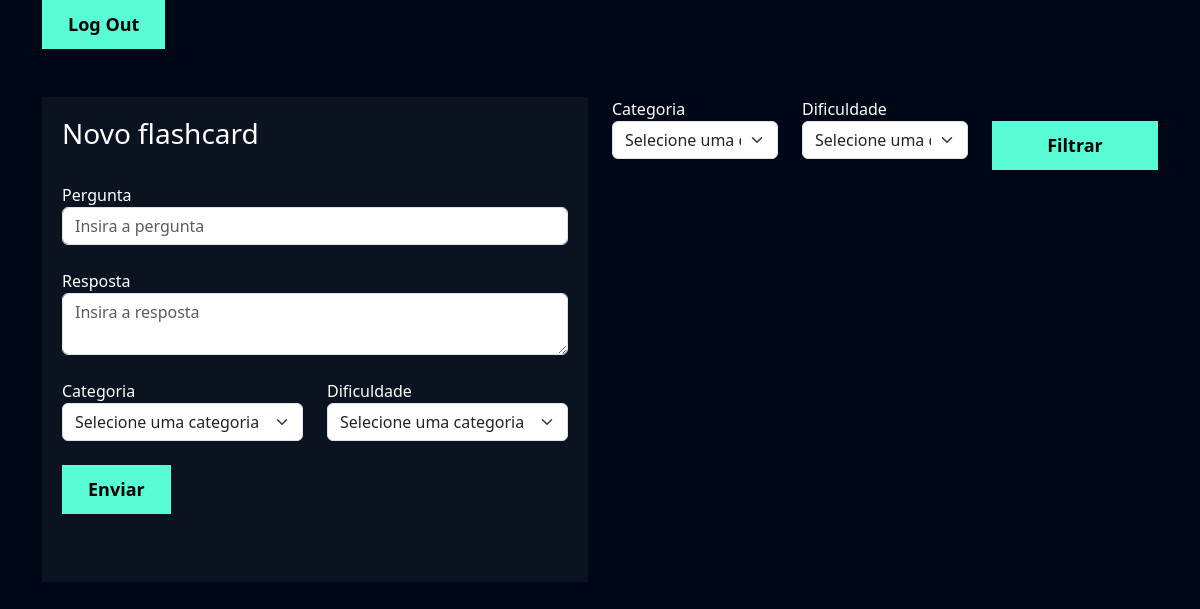
The page /flashcards/ (signed in) on the database as committed earlier.
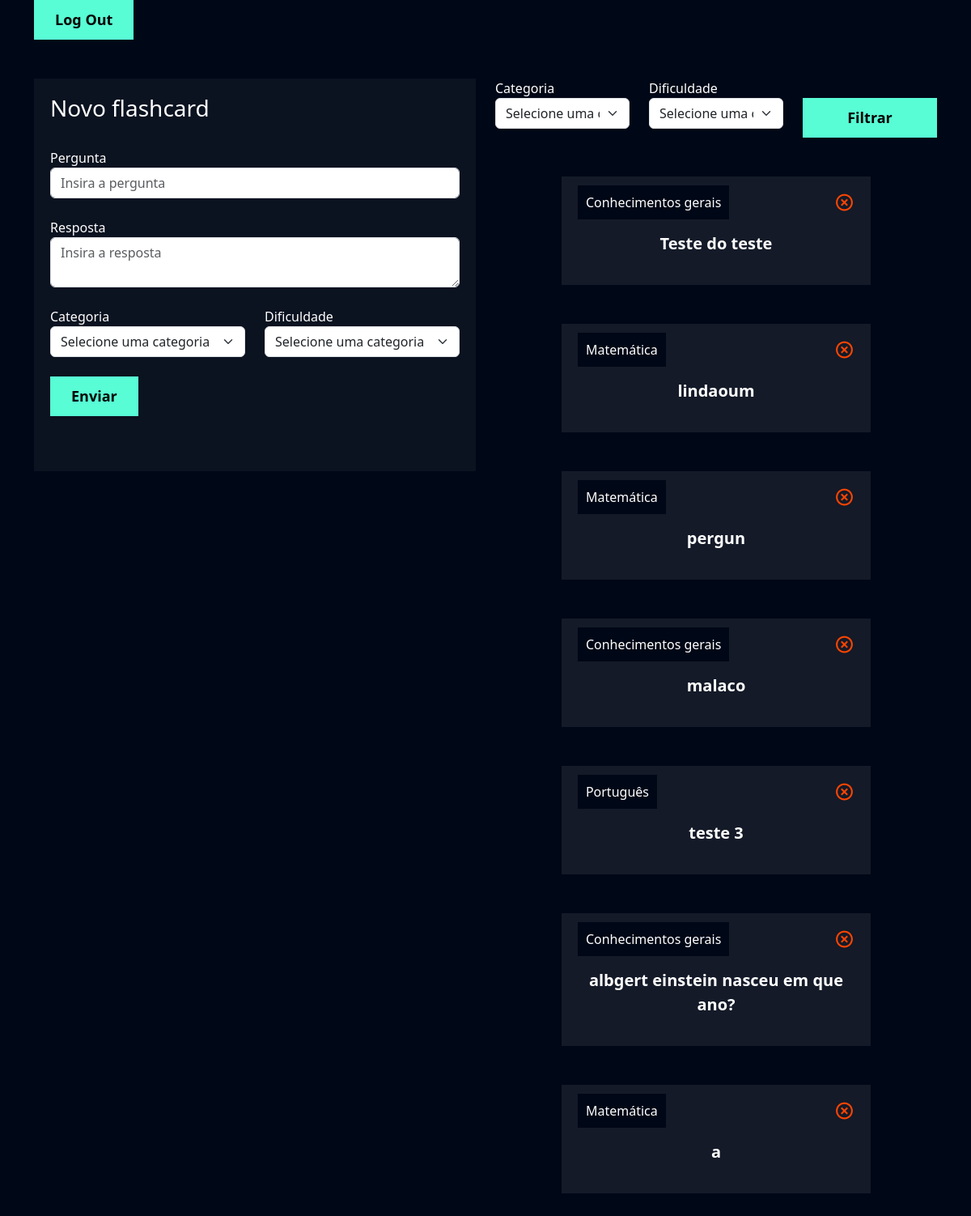
The same page on the database as committed later.
### flashcards/models.py (models this page shows, shortened)
class Flashcard(models.Model):
 DIFICULDADE_CHOICES = (('D', 'Difícil'), ('M', 'Médio'), ('F', 'Fácil'))
 user = models.ForeignKey(User, on_delete=models.DO_NOTHING)
 pergunta = models.CharField(max_length=100)
 resposta = models.TextField()
 categoria = models.ForeignKey(Categoria, on_delete=models.DO_NOTHING)
 dificuldade = models.CharField(max_length=1, choices=DIFICULDADE_CHOICES)

class Categoria(models.Model):
    nome = models.CharField(max_length=30)
    def __str__(self):
        return self.nome

### flashcards/views.py (the view, shortened to what this page needs)
# urls.py: path('', views.flash, name='flashcards'),
def flash(request):
    if not request.user.is_authenticated:
        return redirect('/autentication/logar')
    if request.method == "GET":
        categoria = Categoria.objects.all()
        dificuldade = Flashcard.DIFICULDADE_CHOICES
        categoriaFiltro = request.GET.get('categoriaFiltro')
        dificuldadeFiltro = request.GET.get('dificuldadeFiltro')
        flashs = None
        if (not categoriaFiltro == "" and not dificuldadeFiltro == "" and not categoriaFiltro == None and not dificuldadeFiltro == None):
            flashs = Flashcard.objects.filter(user_id=request.user.id, categoria_id=categoriaFiltro, dificuldade=dificuldadeFiltro)
        elif (categoriaFiltro == "" and not dificuldadeFiltro == ""):
            flashs = Flashcard.objects.filter(user_id=request.user.id, dificuldade=dificuldadeFiltro)
        elif (not categoriaFiltro == "" and  dificuldadeFiltro == ""):
            flashs = Flashcard.objects.filter(user_id=request.user.id, categoria_id=categoriaFiltro)
        else:
            flashs = Flashcard.objects.filter(user_id=request.user.id)
        return render(request, 'flashcards.html', {'categoria': categoria, 'dificuldade': dificuldade, 'flashs': flashs})

### flashcards/templates/flashcards.html (shortened to what this page needs)
{% extends "base.html" %}
{% load static %}
{% block 'cabecalho' %}
<link href='https://unpkg.com/boxicons@2.1.4/css/boxicons.min.css' rel='stylesheet'>
 <link href="{% static 'flashcards/css/flashcards.css' %}" rel="stylesheet">
 <link href="{% static 'autentication/css/autentication.css' %}" rel="stylesheet">
{% endblock 'cabecalho' %}
{% block 'conteudo' %}
 <div class="container">
    <form action="{% url 'logout' %}" method="GET">
        <input type="submit" class='btn-cadastro' value='Log Out'/>
    </form>
 <br>
 <br>
 <div class="row">
 <div class="col-md">
 <div class="box-form">
 <form action="{% url 'flashcards' %}" method="POST"> {% csrf_token %}
 <h3>Novo flashcard</h3>
 <br>
<label>Pergunta</label>
 <input type="text" required class="form-control" placeholder="Insira a pergunta" name="pergunta">
 <br>
<label>Resposta</label>
 <textarea class="form-control" required placeholder="Insira a resposta" name="resposta"></textarea>
 <br>
<div class="row">
 <div class="col-md">
 <label for="">Categoria</label>
 <select required class="form-select" name="categoria">
    <option value=''>Selecione uma categoria</option>
 </select>
 </div>
<div class="col-md">
 <label for="">Dificuldade</label>
 <select required class="form-select" name="dificuldade">
    <option value=''>Selecione uma categoria</option>
 </select>
 </div>
 </div>
<br>
<input type="submit" value="Enviar" class="btn-cadastro">
 <br>
<br>
<br>
 </form>
 </div>
 </div>
 <div class="col-md">
    <form action={% url 'flashcards' %} method="GET">
    <div class="row">
    <div class="col-md">
    <label for="">Categoria</label>
    <select name="categoriaFiltro" id="" class="form-select">
        <option  value=''>Selecione uma categoria</option>
    </select>
    </div>
    <div class="col-md">
    <label for="">Dificuldade</label>
    <select name="dificuldadeFiltro" id="" class="form-select">
        <option value=''>Selecione uma categoria</option>
    </select>
    </div>
    <div class="col-md">
    <br>
    <input type="submit" style="width: 100%" value="Filtrar" class="btn-cadastro">
    </div>
    </div>
    </form>
 <br>
 <br>
 {% for f in flashs%}
    <div class="box-new-flashcard" onclick="flip_card({{f.id}})">
        <div class="flashcard ">
            <div class="flashcard-categoria">
                {{f.categoria}}
            </div>
                <a href="/flashcards/deletarFlashCards/{{f.id}}"><i class='icone-exit bx bx-x-circle'></i></a>
            <br>
            <br>
            <div class="flashcard-box-item">
                <p class="flashcard-item">{{f.pergunta}}</p>
            </div>
        </div>
    </div>
    <br>
    <br>
 {% endfor %}
    </div>
    </div>
    </div>
{% endblock 'conteudo' %}

### templates/base.html (shortened to what this page needs)
{% load static %}
<!doctype html>
<html lang="en">
 <head>
 <link href="https://cdn.jsdelivr.net/npm/bootstrap@5.3.2/dist/css/bootstrap.min.css" rel="stylesheet">
 <link rel="stylesheet" href="{% static 'geral/css/base.css' %}">
 {% block 'cabecalho' %} {% endblock %}
 </head>
 <body>
 {% block 'conteudo' %}{% endblock %}
 </body>
</html>

### templates/static/geral/css/base.css (style rules this page uses)
:root { --main-color: #0b1526; --dark-color: #000716; --secondary-dark-color: rgb(15, 2, 26); --light-color: #00c1f3; --contrast-color: #f4c96b; --differential-color: #58fcd5; }
body { background-color: var(--dark-color) !important; color: white !important; }

### templates/static/flashcards/css/flashcards.css (style rules this page uses)
.box-new-flashcard { width: 70%; margin: auto; }
.flashcard { background-color: rgba(255, 255, 255, .08); padding: 20px; }
.flashcard-box-item { text-align: center; }
.flashcard p { font-size: 20px; font-weight: bold; cursor: pointer; }
.flashcard-categoria { background-color: var(--dark-color); display: inline; padding: 10px; }
.icone-exit { float: right; font-size: 25px; color: orangered; }

### templates/static/autentication/css/autentication.css (style rules this page uses)
.box-form { padding: 20px; background-color: rgba(217,217,217, .05); color: white !important; }
.btn-cadastro { padding: 10px; background-color: #58fcd5; border: none; border: 1px solid #58fcd5; font-size: 18px; font-weight: bold; padding-left: 25px; padding-right: 25px; }

Rows that differ between the two databases and show on the page:
added Flashcard: categoria "Conhecimentos gerais", pergunta "Teste do teste"
added Flashcard: categoria "Matemática", pergunta "lindaoum"
added Flashcard: categoria "Matemática", pergunta "pergun"
added Flashcard: categoria "Conhecimentos gerais", pergunta "malaco"
added Flashcard: categoria "Português", pergunta "teste 3"
added Flashcard: categoria "Conhecimentos gerais", pergunta "albgert einstein nasceu em que ano?"
added Flashcard: categoria "Matemática", pergunta "a"
